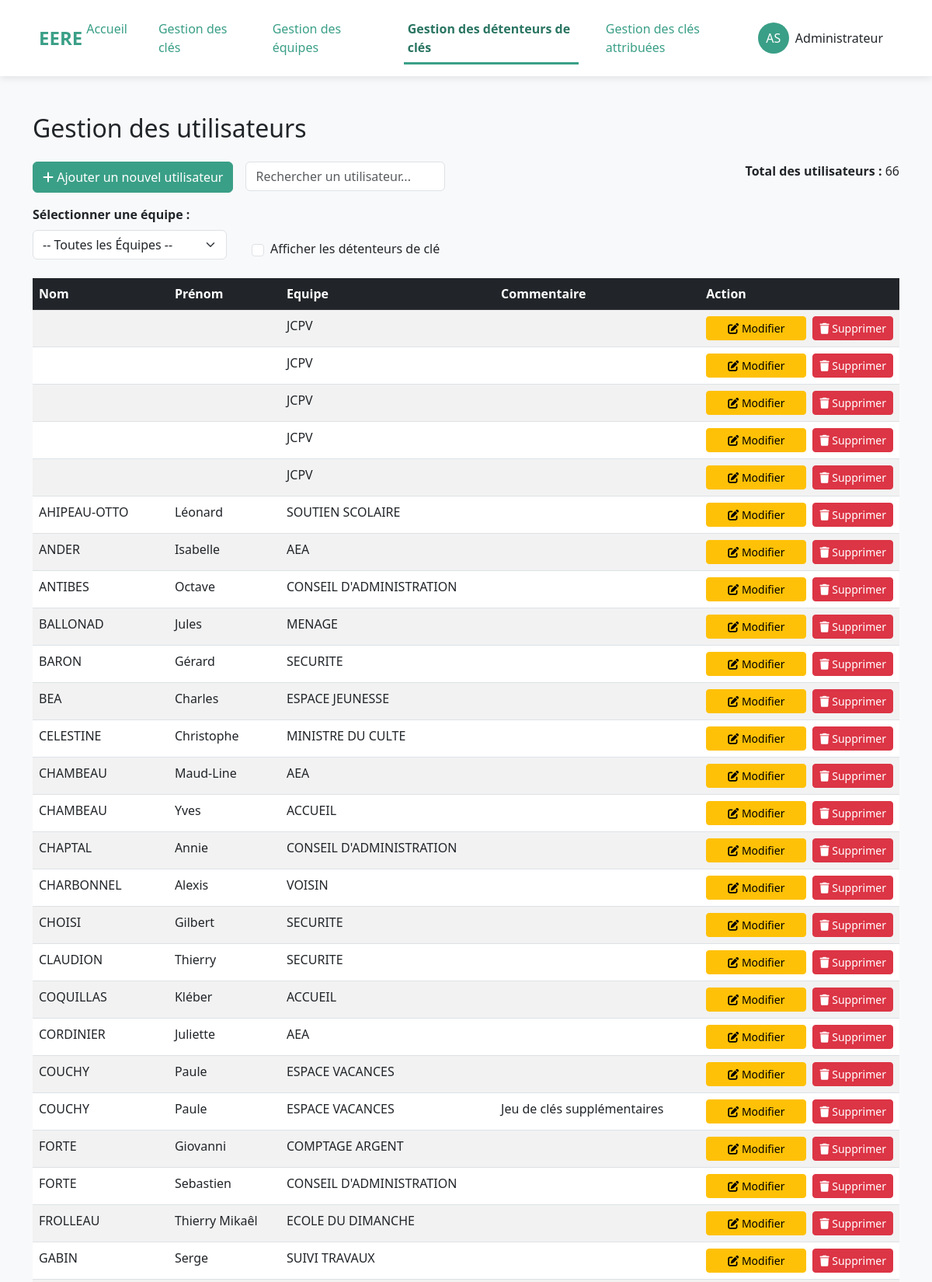
/users/ (signed in, upper part), run on the app's committed database.
### listings/models.py (models this page shows, shortened)
class Owner(AbstractUser):
    ADMINISTRATOR = 'admin'
    EDITOR = 'editor'
    VISITOR = 'visitor'
    ROLE_CHOICES = [
        (ADMINISTRATOR, 'Administrateur'),
        (EDITOR, 'Éditeur'),                # Peut modifier mais pas administrer
        (VISITOR, 'Visiteur'),              # Accès en lecture seule
    ]
    role = models.CharField(
        max_length=10,
        choices=ROLE_CHOICES,
        default=VISITOR,
        help_text="Détermine les permissions de l'utilisateur dans l'application"
    )
    groups = models.ManyToManyField(
        'auth.Group',
        verbose_name='groups',
        blank=True,
        help_text='The groups this user belongs to.',
        related_name='owner_set',
        related_query_name='owner',
    )
    user_permissions = models.ManyToManyField(
        'auth.Permission',
        verbose_name='user permissions',
        blank=True,
        help_text='Specific permissions for this user.',
        related_name='owner_set',
        related_query_name='owner',
    )
    class Meta:
        verbose_name = "Gestionnaire"
        verbose_name_plural = "Gestionnaires"

class User(models.Model):
    firstname = models.CharField(max_length=15)
    name = models.CharField(max_length=15)
    team = models.ForeignKey(
        Team, on_delete=models.CASCADE, related_name='members', null=True, blank=True)
    comment = models.CharField(max_length=200, default='', blank=True)
    class Meta:
        verbose_name = "Utilisateur"  # Nom au singulier
        verbose_name_plural = "Utilisateurs"  # Nom au pluriel

class Team(models.Model):
    name = models.CharField(max_length=20)
    def __str__(self):
        return str(self.name)

### listings/views.py (the view)
# urls.py: path('users/', views.user_list, name='user_list'),
def user_list(request):
    users = User.objects.select_related(
        'team').all().order_by('name', 'firstname')
    teams = Team.objects.all().order_by('name')
    users_count = users.count()
    user_id = request.GET.get('user_id', None)
    team_id = request.GET.get('team_id', None)
    if team_id:
        team = get_object_or_404(Team, id=team_id)
        users = users.filter(team=team)
    selected_user = None
    if user_id:
        selected_user = get_object_or_404(User, id=user_id)
    context = {
        'users_count': users_count,
        'teams': teams,
        'users': users,
        'user_id': user_id,
        'team_id': team_id,
        'selected_user': selected_user,
        'selected_team_id': team_id,
    }
    return render(request, 'listings/users.html', context)

### listings/utils.py (called while the page is built)
def set_current_user(user):
    _thread_locals.user = user

    def __call__(self, request):
        if hasattr(request, 'user') and request.user.is_authenticated:
            set_current_user(request.user)
        else:
            set_current_user(None)
        response = self.get_response(request)
        set_current_user(None)
        return response

### listings/templates/listings/users.html (shortened to what this page needs)
{% extends 'listings/base.html' %}
{% load static %}
{% block content %}
<div class="container mt-5">
    <h2 class="mb-4">Gestion des utilisateurs</h2>
    <div class="d-flex flex-row bd-highlight mb-3 gap-3">
        <button type="button" class="btn btn-primary" data-bs-toggle="modal" data-bs-target="#addUserModal">
            <i class="fas fa-plus"></i> Ajouter un nouvel utilisateur
        </button>
        <div class="search-container">
            <input type="text" id="searchInput" placeholder="Rechercher un utilisateur..."
                class="form-control w-100">
        </div>
        <div class="mb-3 ms-auto text-end">
            <span class="fw-bold">Total des utilisateurs :</span>
            <span>{{ users_count }}</span>
        </div>
    </div>
    <form method="get" action="{% url 'user_list' %}">
        <div class="row mb-4">
            <div class="d-flex align-items-end gap-3">
                <div class="me-3" style="width: 250px;">
                    <label for="team-dropdown" class="form-label fw-bold">Sélectionner une équipe :</label>
                    <select id="team-dropdown" name="team_id" class="form-select" data-url="{% url 'user_team' %}">
                        <option value="">-- Toutes les Équipes --</option>
                    </select>
                </div>
                <div class="form-check d-flex align-items-center">
                    <input class="form-check-input me-2" type="checkbox" id="hasKeysFilter">
                    <label class="form-check-label" for="hasKeysFilter">
                        Afficher les détenteurs de clé
                    </label>
                </div>
            </div>
        </div>
    </form>
    <table class="table table-striped table-hover" id="user_tab">
        <thead class="table-dark">
            <tr>
                <th scope="col">Nom</th>
                <th scope="col">Prénom</th>
                <th scope="col">Equipe</th>
                <th scope="col">Commentaire</th>
                <th scope="col">Action</th>
            </tr>
        </thead>
        <tbody>
            {% for user in users %}
            <tr>
                <td>{{ user.name }}</td>
                <td>{{ user.firstname }}</td>
                <td>{{ user.team }}</td>
                <td>{{ user.comment }}</td>
                <td>
                    <div class="d-flex gap-2">
                        <button type="button" class="btn btn-warning btn-sm edit-btn flex-fill action-btn"
                            data-bs-toggle="modal" data-bs-target="#editUserModal" data-id="{{ user.id }}"
                            data-name="{{ user.name }}" data-firstname="{{ user.firstname }}"
                            data-team="{{ user.team.id }}" data-comment="{{ user.comment }}">
                            <i class="fas fa-edit"></i> Modifier
                        </button>
                        <button type="button" class="btn btn-danger btn-sm"
                            data-bs-toggle="modal"
                            data-bs-target="#deleteUserModal"
                            data-delete-url="{% url 'user_delete' user.id %}"
                            data-user-name="{{ user.name }}">
                            <i class="fas fa-trash"></i> Supprimer
                        </button>
                    </div>
                </td>
            </tr>
            {% empty %}
            <tr>
                <td colspan="6" class="text-center">Aucun utilisateurs</td>
            </tr>
            {% endfor %}
        </tbody>
    </table>
</div>
{% endblock %}

### listings/templates/listings/base.html (shortened to what this page needs)
<!DOCTYPE html>
{% load static %}
<html lang="fr">
<head>
    <link href="https://cdn.jsdelivr.net/npm/bootstrap@5.3.0/dist/css/bootstrap.min.css" rel="stylesheet">
    <link rel="stylesheet" href="https://cdnjs.cloudflare.com/ajax/libs/font-awesome/6.4.0/css/all.min.css">
</head>
<body>
    <header class="top-header">
        <div class="logo" onclick="window.location.href='{% url 'home' %}'">EERE</div>
        <nav class="nav-menu">
            <a href="{% url 'home' %}" id="menu-home">Accueil</a>
            <a href="{% url 'key_list' %}" id="menu-key_list">Gestion des clés</a>
            <a href="{% url 'team_list' %}" id="menu-team_list">Gestion des équipes</a>
            {% if request.user.role == 'admin' %}
                <a href="{% url 'user_list' %}" id="menu-user_list">Gestion des détenteurs de clés</a>
            {% endif %}
            <a href="{% url 'user_keys' %}" id="menu-user_keys">Gestion des clés attribuées</a>
        </nav>
        {% if request.user.is_authenticated %}
        <div class="user-menu dropdown">
            <button class="btn dropdown-toggle" type="button" id="userMenuButton" data-bs-toggle="dropdown" aria-expanded="false">
                <div class="d-flex align-items-center">
                    <div class="user-initials me-2">
                        {{ request.user.first_name|first }}{{ request.user.last_name|first }}
                    </div>
                    <span class="d-none d-md-inline">{{ request.user.first_name }}</span>
                </div>
            </button>
        </div>
        {% endif %}
    </header>
    <main role="main">
        {% block content %}{% endblock %}
    </main>
</body>
</html>

### data on the page
Owner: user.first_name|first "A", user.last_name|first "S", user.first_name "Administrateur"
User: team "JCPV"
User: team "JCPV"
User: team "JCPV"
User: team "JCPV"
User: team "JCPV"
User: name "AHIPEAU-OTTO", firstname "Léonard", team "SOUTIEN SCOLAIRE"
User: name "ANDER", firstname "Isabelle", team "AEA"
User: name "ANTIBES", firstname "Octave", team "CONSEIL D'ADMINISTRATION"
User: name "BALLONAD", firstname "Jules", team "MENAGE"
User: name "BARON", firstname "Gérard", team "SECURITE"
User: name "BEA", firstname "Charles", team "ESPACE JEUNESSE"
User: name "CELESTINE", firstname "Christophe", team "MINISTRE DU CULTE"
User: name "CHAMBEAU", firstname "Maud-Line", team "AEA"
User: name "CHAMBEAU", firstname "Yves", team "ACCUEIL"
User: name "CHAPTAL", firstname "Annie", team "CONSEIL D'ADMINISTRATION"
User: name "CHARBONNEL", firstname "Alexis", team "VOISIN"
User: name "CHOISI", firstname "Gilbert", team "SECURITE"
User: name "CLAUDION", firstname "Thierry", team "SECURITE"
User: name "COQUILLAS", firstname "Kléber", team "ACCUEIL"
User: name "CORDINIER", firstname "Juliette", team "AEA"
User: name "COUCHY", firstname "Paule", team "ESPACE VACANCES"
User: name "COUCHY", firstname "Paule", team "ESPACE VACANCES", comment "Jeu de clés supplémentaires"
User: name "FORTE", firstname "Giovanni", team "COMPTAGE ARGENT"
User: name "FORTE", firstname "Sebastien", team "CONSEIL D'ADMINISTRATION"
User: name "FROLLEAU", firstname "Thierry Mikaêl", team "ECOLE DU DIMANCHE"
User: name "GABIN", firstname "Serge", team "SUIVI TRAVAUX"

### other printed values
{{ users_count }} "66"
